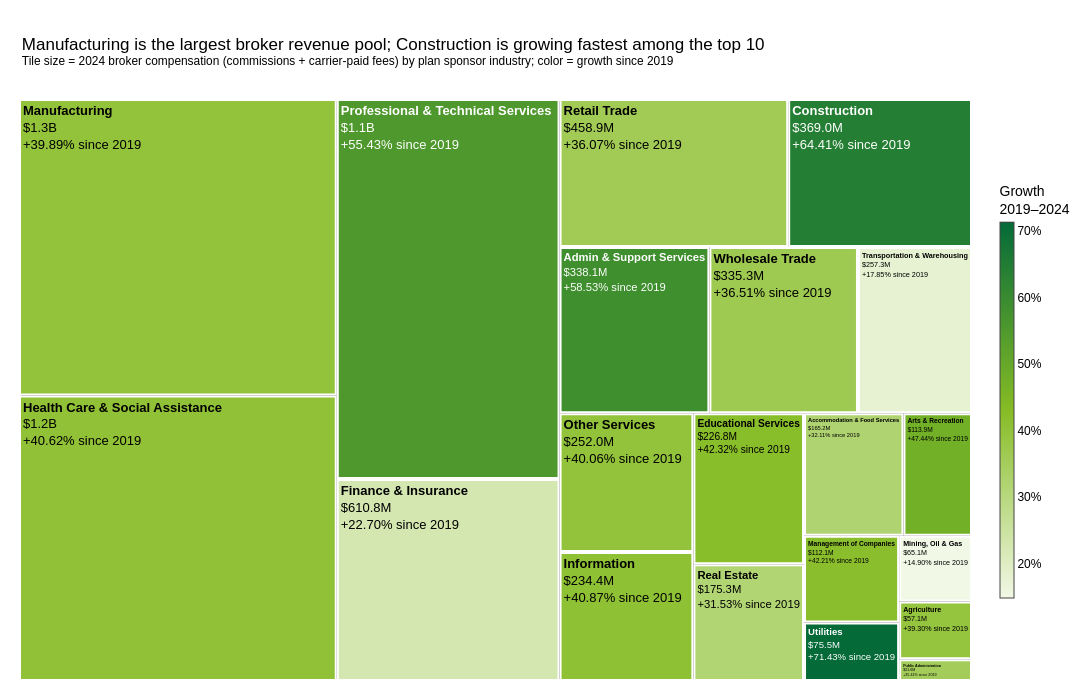

The code cell stored with this chart in its notebook:
### Markdown cell above
## 6. Which industries hold the largest and fastest-growing broker compensation pools?

### Code cell
NAICS_SECTORS = {
    "11": "Agriculture",
    "21": "Mining, Oil & Gas",
    "22": "Utilities",
    "23": "Construction",
    "31": "Manufacturing",
    "32": "Manufacturing",
    "33": "Manufacturing",
    "42": "Wholesale Trade",
    "44": "Retail Trade",
    "45": "Retail Trade",
    "48": "Transportation & Warehousing",
    "49": "Transportation & Warehousing",
    "51": "Information",
    "52": "Finance & Insurance",
    "53": "Real Estate",
    "54": "Professional & Technical Services",
    "55": "Management of Companies",
    "56": "Admin & Support Services",
    "61": "Educational Services",
    "62": "Health Care & Social Assistance",
    "71": "Arts & Recreation",
    "72": "Accommodation & Food Services",
    "81": "Other Services",
    "92": "Public Administration",
}

industry = (
    contracts.assign(sector=contracts["naics_2"].map(NAICS_SECTORS))
    .dropna(subset=["sector"])
    .pivot_table(
        index="sector", columns="FORM_YEAR", values="compensation", aggfunc="sum"
    )
)
industry["growth"] = growth(industry[LAST], industry[FIRST])
industry = industry.sort_values(LAST, ascending=False)

largest = industry.index[0]
fastest = industry.head(10)["growth"].idxmax()
g_min, g_max = industry["growth"].min(), industry["growth"].max()
text_colors = [
    "white" if (g - g_min) / (g_max - g_min) > 0.62 else BLACK
    for g in industry["growth"]
]

fig = go.Figure(
    go.Treemap(
        labels=industry.index,
        parents=[""] * len(industry),
        values=industry[LAST],
        customdata=np.column_stack(
            [
                [money(v) for v in industry[LAST]],
                [f"{g:+.2f}%" for g in industry["growth"]],
            ]
        ),
        texttemplate="<b>%{label}</b><br>%{customdata[0]}<br>%{customdata[1]} since "
        + str(FIRST),
        hovertemplate="<b>%{label}</b><br>" + str(LAST) + " pool: %{customdata[0]}<br>"
        "Growth: %{customdata[1]}<extra></extra>",
        textfont=dict(size=13, color=text_colors),
        marker=dict(
            colors=industry["growth"],
            colorscale=GREEN_SCALE,
            line=dict(color="white", width=2),
            pad=dict(t=0, l=0, r=0, b=0),
            colorbar=dict(
                title=dict(text=f"Growth<br>{FIRST}–{LAST}", side="top"),
                ticksuffix="%",
                thickness=14,
                len=0.75,
            ),
        ),
        tiling=dict(pad=2),
        pathbar=dict(visible=False),
        root=dict(color="white"),
        sort=True,
    )
)
base_theme(
    fig,
    f"{largest} is the largest broker revenue pool; {fastest} is growing fastest among the top 10",
    f"Tile size = {LAST} broker compensation (commissions + carrier-paid fees) by plan sponsor industry; "
    f"color = growth since {FIRST}",
    height=700,
)
fig.update_layout(width=FIG_WIDTH, margin=dict(l=20, r=20, t=100, b=20))
save_figure(fig, "06-industry-opportunity-treemap", ANALYSIS_PATH)
fig.show()

### Figure 1 — Plotly figure (JSON) as saved in the notebook; plotly's stock layout.template omitted (floating-point values rounded to 4 significant figures)
{"data": [{"customdata": [["&#36;1.3B", "+39.89%"], ["&#36;1.2B", "+40.62%"], ["&#36;1.1B", "+55.43%"], ["&#36;610.8M", "+22.70%"], ["&#36;458.9M", "+36.07%"], ["&#36;369.0M", "+64.41%"], ["&#36;338.1M", "+58.53%"], ["&#36;335.3M", "+36.51%"], ["&#36;257.3M", "+17.85%"], ["&#36;252.0M", "+40.06%"], ["&#36;234.4M", "+40.87%"], ["&#36;226.8M", "+42.32%"], ["&#36;175.3M", "+31.53%"], ["&#36;165.2M", "+32.11%"], ["&#36;113.9M", "+47.44%"], ["&#36;112.1M", "+42.21%"], ["&#36;75.5M", "+71.43%"], ["&#36;65.1M", "+14.90%"], ["&#36;57.1M", "+39.30%"], ["&#36;21.6M", "+35.41%"]], "hovertemplate": "<b>%{label}</b><br>2024 pool: %{customdata[0]}<br>Growth: %{customdata[1]}<extra></extra>", "labels": ["Manufacturing", "Health Care & Social Assistance", "Professional & Technical Services", "Finance & Insurance", "Retail Trade", "Construction", "Admin & Support Services", "Wholesale Trade", "Transportation & Warehousing", "Other Services", "Information", "Educational Services", "Real Estate", "Accommodation & Food Services", "Arts & Recreation", "Management of Companies", "Utilities", "Mining, Oil & Gas", "Agriculture", "Public Administration"], "marker": {"colorbar": {"len": 0.75, "thickness": 14, "ticksuffix": "%", "title": {"side": "top", "text": "Growth<br>2019–2024"}}, "colors": [39.89, 40.62, 55.43, 22.7, 36.07, 64.41, 58.53, 36.51, 17.85, 40.06, 40.87, 42.32, 31.53, 32.11, 47.44, 42.21, 71.43, 14.9, 39.3, 35.41], "colorscale": [[0, "#F2F8E6"], [0.5, "#86BC25"], [1, "#046A38"]], "line": {"color": "white", "width": 2}, "pad": {"b": 0, "l": 0, "r": 0, "t": 0}}, "parents": ["", "", "", "", "", "", "", "", "", "", "", "", "", "", "", "", "", "", "", ""], "pathbar": {"visible": false}, "root": {"color": "white"}, "sort": true, "textfont": {"color": ["#000000", "#000000", "white", "#000000", "#000000", "white", "white", "#000000", "#000000", "#000000", "#000000", "#000000", "#000000", "#000000", "#000000", "#000000", "white", "#000000", "#000000", "#000000"], "size": 13}, "texttemplate": "<b>%{label}</b><br>%{customdata[0]}<br>%{customdata[1]} since 2019", "tiling": {"pad": 2}, "type": "treemap", "values": [1279000000.0, 1231000000.0, 1149000000.0, 610800000.0, 458900000.0, 369000000.0, 338100000.0, 335300000.0, 257300000.0, 252000000.0, 234400000.0, 226800000.0, 175300000.0, 165200000.0, 113900000.0, 112100000.0, 75540000.0, 65080000.0, 57080000.0, 21580000.0]}], "layout": {"colorway": ["#86BC25", "#43B02A", "#046A38"], "font": {"color": "#000000", "family": "Arial, sans-serif"}, "height": 700, "hoverlabel": {"bgcolor": "white", "font": {"color": "#000000"}}, "legend": {"font": {"color": "#000000"}, "orientation": "h", "x": 1, "xanchor": "right", "y": 1.01, "yanchor": "bottom"}, "margin": {"b": 20, "l": 20, "r": 20, "t": 100}, "paper_bgcolor": "white", "plot_bgcolor": "white", "title": {"font": {"color": "#000000", "family": "Arial, sans-serif"}, "text": "Manufacturing is the largest broker revenue pool; Construction is growing fastest among the top 10<br><sup>Tile size = 2024 broker compensation (commissions + carrier-paid fees) by plan sponsor industry; color = growth since 2019</sup>", "x": 0.02, "xanchor": "left"}, "width": 1100, "xaxis": {"tickfont": {"color": "#000000"}, "title": {"font": {"color": "#000000"}}}, "yaxis": {"tickfont": {"color": "#000000"}, "title": {"font": {"color": "#000000"}}}}}
